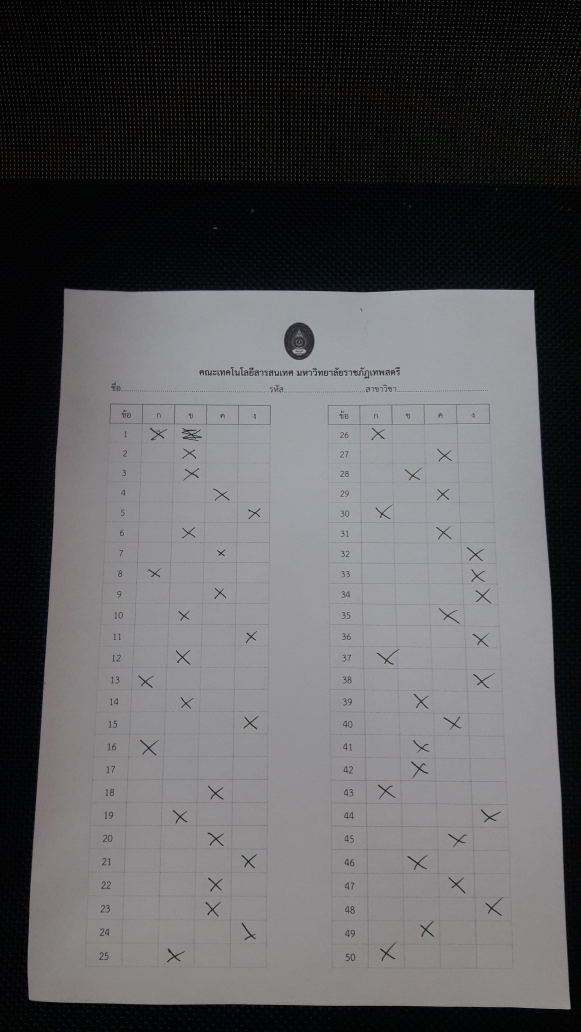
#> input picture image/5831.jpg, 2322 x 4128 px (shown at 1/4 size)
$ python -i t.py   (imports and definitions only)
#> lines starting #> are read from the running program, lines starting #| are printed output that depends on the picture; after the words box and inside, x2 and y2 are one past the last pixel; in counts of white or black regions, pixels touching at a corner belong together
#> further down, picture is the input picture: shape (4128, 2322, 3); mean B, G, R 91.9, 90.3, 90.7
#%%

import numpy as np
import cv2
import imutils
import pandas as pd
import matplotlib.pyplot as plt
import math
#%%

# [1 line that did not run here, left out]
# [1 line not run here, left out]
#%%

def order_points(pts):
    rect = np.zeros((4, 2), dtype="float32")

    s = pts.sum(axis=1)
    rect[0] = pts[np.argmin(s)]
    rect[2] = pts[np.argmax(s)]

    diff = np.diff(pts, axis=1)
    rect[1] = pts[np.argmin(diff)]
    rect[3] = pts[np.argmax(diff)]
    return rect
#%%

def four_point_transform(image, pts):

    rect = order_points(pts)
    (tl, tr, br, bl) = rect

    widthA = np.sqrt(((br[0] - bl[0]) ** 2) + ((br[1] - bl[1]) ** 2))
    widthB = np.sqrt(((tr[0] - tl[0]) ** 2) + ((tr[1] - tl[1]) ** 2))
    maxWidth = max(int(widthA), int(widthB))

    heightA = np.sqrt(((tr[0] - br[0]) ** 2) + ((tr[1] - br[1]) ** 2))
    heightB = np.sqrt(((tl[0] - bl[0]) ** 2) + ((tl[1] - bl[1]) ** 2))
    maxHeight = max(int(heightA), int(heightB))

    dst = np.array([
        [0, 0],
        [maxWidth - 1, 0],
        [maxWidth - 1, maxHeight - 1],
        [0, maxHeight - 1]], dtype="float32")

    M = cv2.getPerspectiveTransform(rect, dst)
    warped = cv2.warpPerspective(image, M, (maxWidth, maxHeight))

    return warped
#%%
def warped(im):
    ratio = im.shape[0] / 800.0
#> ratio = 5.16
    orig = im.copy()
    im = imutils.resize(im, height = 800)
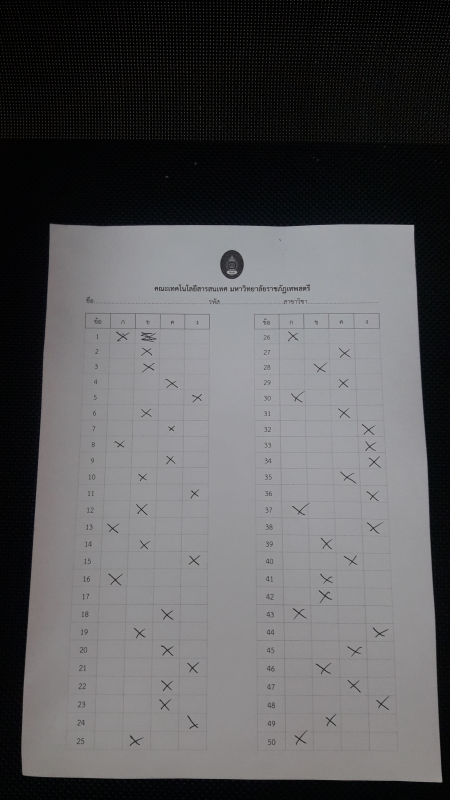
#> im: shape (800, 450, 3); mean of channels 0, 1, 2 91.9, 90.3, 90.7; drawn as B, G, R
    gray = cv2.cvtColor(im, cv2.COLOR_BGR2GRAY)
    edged = cv2.Canny(gray, 75, 200)
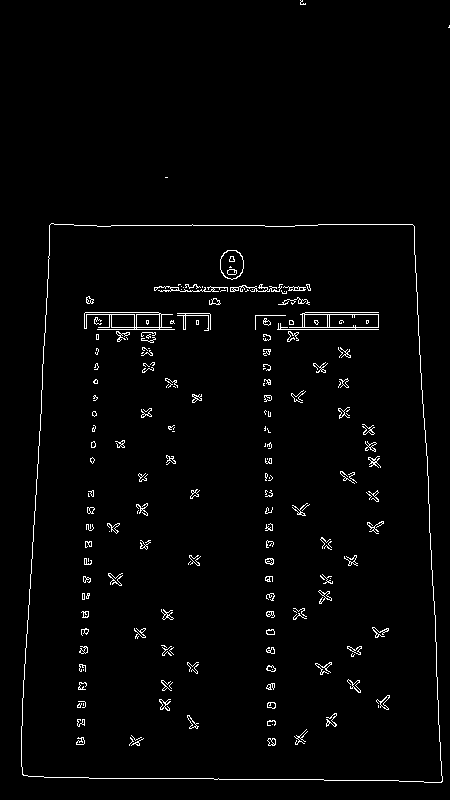
#> edged: shape (800, 450); 2.1% white in thin lines or dots

    cnts = cv2.findContours(edged.copy(), cv2.RETR_EXTERNAL, cv2.CHAIN_APPROX_SIMPLE)
#> cnts = 4 contours, 3 with area under 20; largest, box (x1, y1, x2, y2) and area: (21, 223, 443, 783) 217738
    cnts = imutils.grab_contours(cnts)
    cnts = sorted(cnts, key = cv2.contourArea, reverse = True)[:8]

    for index, c in enumerate(cnts):
        peri = cv2.arcLength(c, True)
        approx = cv2.approxPolyDP(c, 0.01 * peri, True)

        if len(approx) == 4 and index == 0:
            cv2.drawContours(im, [approx], -1, (0, 255, 0), 2)
            transform = four_point_transform(orig, approx.reshape(4, 2) * ratio)
            im_pedict = cv2.resize(transform, (595, 842))
            return im_pedict
#> this loop made 1 pass
#> (peri, approx) on pass 1: (1923.4, [[51, 223], [22, 774], [441, 782], [414, 226]])
#> pass 1, in four_point_transform, `warped = cv2.warpPerspective(image, M, (maxWidth, maxHeight))`:
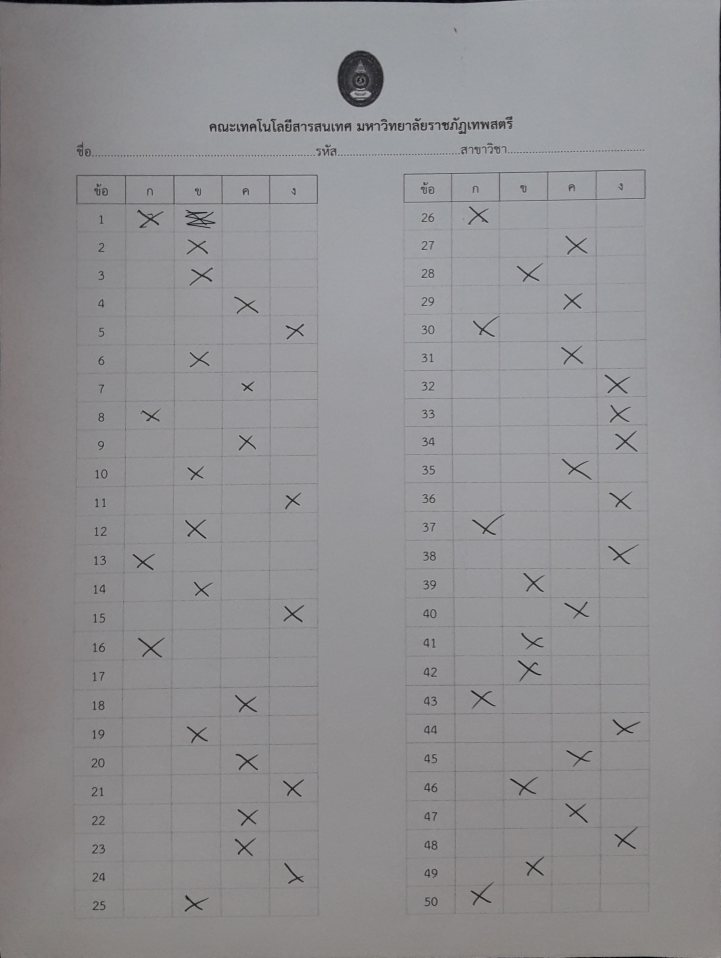
#> warped: shape (2872, 2162, 3) (shown at 1/3 size); mean B, G, R 146.7, 144.3, 145.2
#> pass 1, in warped, `im_pedict = cv2.resize(transform, (595, 842))`:
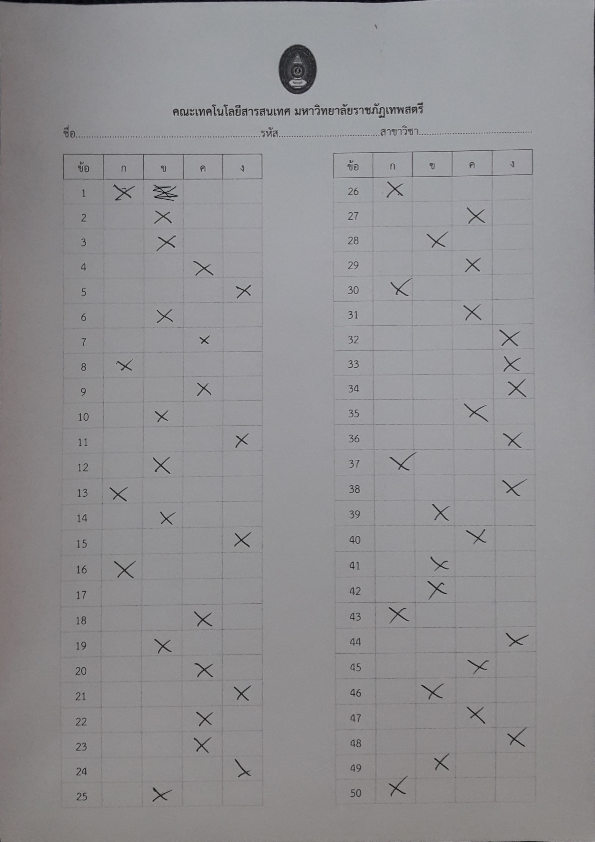
#> im_pedict: shape (842, 595, 3); mean B, G, R 146.6, 144.2, 145.1
#> after the loop:
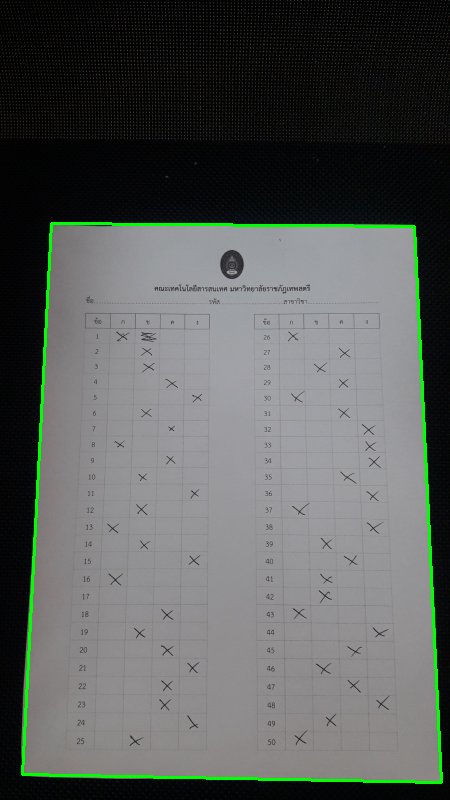
#> im: shape (800, 450, 3); 1.57% of pixels changed, all inside (x1, y1, x2, y2) = (21, 222, 443, 784); drawn as B, G, R


def calculatingDegree(im):
    answersSheet = warped(im)
    height = 20
    width = 40
    listAns = []

    for num in range(25):
        biasRow = int(5.27 * num)
        biasCol = int(num * (5/num) if num != 0 else 0)
        row = 180 + (num*height) + biasRow
        choos = []

        for ans in range(100, 221, 40):
            col = ans + biasCol
            blank = answersSheet[row:row+height, col:col+width]

            blankGray = cv2.cvtColor(blank, cv2.COLOR_BGR2GRAY)
            blankEdges = cv2.Canny(blankGray,50,220)
            lines = cv2.HoughLines(blankEdges,1,np.pi/180,2)

            upStatus = 0
            downStatus = 0

            if lines is not None:
                for line in lines[0:20]:
                    for rho, theta in line:
                        a = np.cos(theta)
                        b = np.sin(theta)
                        x0 = a*rho
                        y0 = b*rho
                        x1 = int(x0 + 1000*(-b))
                        y1 = int(y0 + 1000*(a))
                        x2 = int(x0 - 1000*(-b))
                        y2 = int(y0 - 1000*(a))

                        if (x1 < 0 and y1 < 0) and (x2 > 0 and y2 > 0):
                            downStatus += 1
                            if downStatus < 2:
                                p1, p2 = (x1, y1), (x2, y2)
                                slantDown = round(90-math.degrees(math.atan2(x2, y2)))
                        elif (x1 < 0 < y1) and (x2 > 0 > y2):
                            upStatus += 1
                            if upStatus < 2:
                                p1, p2 = (x1, y1), (x2, y2)
                                slantUp = round(math.degrees(math.atan2(x1, y1))+90)
                        else:
                            p1, p2 = None, None
                        # cv2.line(im,p1, p2,(0,0,255),2)
            else:
                slantDown = 0
                slantUp = 0

            if slantUp > 13 and slantDown > 13:
                cross = 1
            else:
                cross = 0

            choos.append(cross)
        listAns.append(choos)
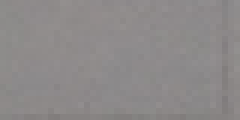
#> blank: shape (20, 40, 3) (shown 6 times larger); mean B, G, R 137.7, 137.7, 141
#> blankEdges: shape (20, 40); every value is 0
#> after the loop, listAns = 25 items, first 6: [1, 0, 0, 0], [0, 1, 0, 0], [0, 1, 0, 0], [0, 0, 1, 0], [0, 0, 0, 1], [0, 1, 0, 0]
    return np.array(listAns)

# [24 lines not run here, left out]


    # allSheet = pd.DataFrame({"T-Ans":answers['Answers'],
    #                          "Ans": ansInSheetList,
    #                          "Score": scoreList})
    # print(allSheet)
    #

>>> import cv2
>>> picture = cv2.imread('image/5831.jpg')
>>> result = calculatingDegree(picture)
#> result = 25 rows, first 6: [1, 0, 0, 0], [0, 1, 0, 0], [0, 1, 0, 0], [0, 0, 1, 0], [0, 0, 0, 1], [0, 1, 0, 0]

$ run again, on image/20.jpg
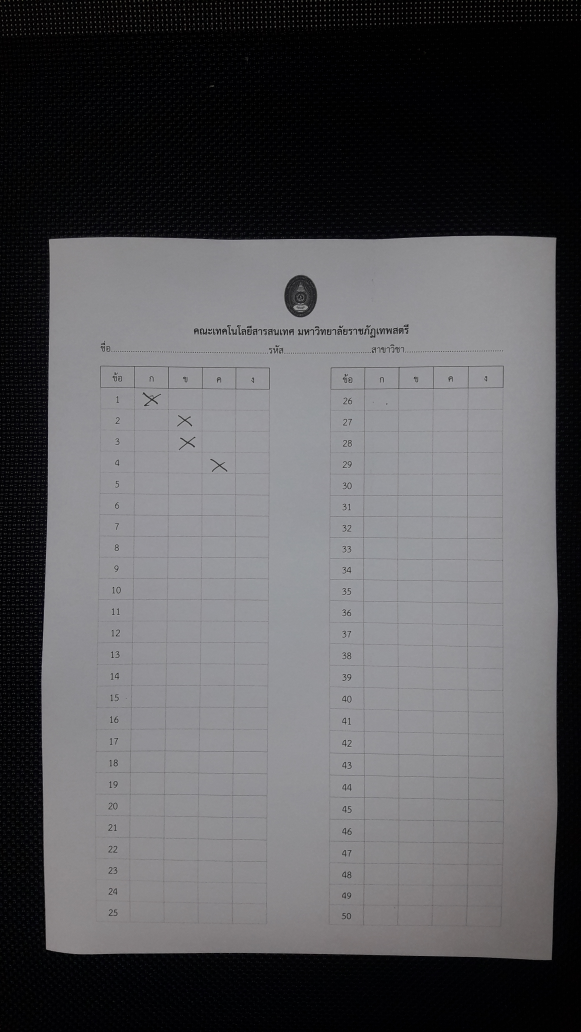
#> input picture image/20.jpg, 2322 x 4128 px (shown at 1/4 size)
#> picture is the input picture: shape (4128, 2322, 3); mean B, G, R 91.1, 88.6, 89.1
#> in warped, `edged = cv2.Canny(gray, 75, 200)`:
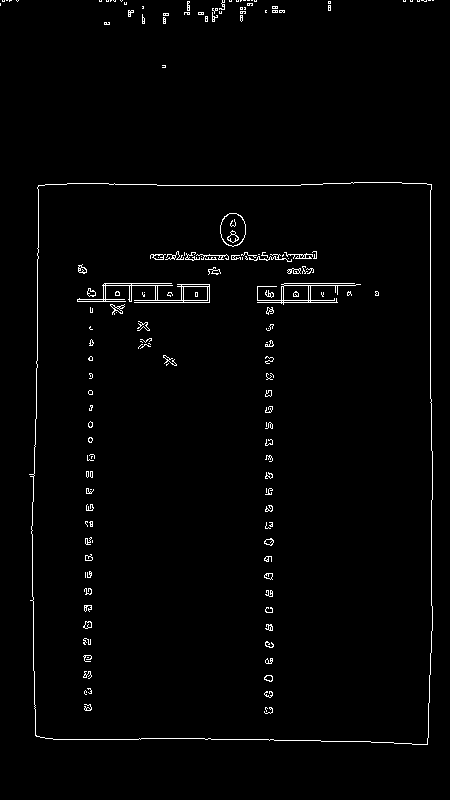
#> edged: shape (800, 450); 1.6% white in thin lines or dots, all inside (x1, y1, x2, y2) = (0, 0, 434, 745)
#> in warped, `cnts = cv2.findContours(edged.copy(), cv2.RETR_EXTERNAL, cv2.CHAIN_APP..`: cnts = 51 contours, 50 with area under 20; largest, box (x1, y1, x2, y2) and area: (29, 182, 433, 745) 219845
#> in warped, `cnts = sorted(cnts, key = cv2.contourArea, reverse = True)[:8]`: cnts = 8 contours, 7 with area under 20; largest, box (x1, y1, x2, y2) and area: (29, 182, 433, 745) 219845
#> the loop in warped, `for index, c in enumerate(cnts):` made 1 pass
#> (peri, approx) on pass 1: (1942.7, [[431, 184], [38, 185], [36, 736], [427, 744]])
#> after the loop in warped, `for index, c in enumerate(cnts):`:
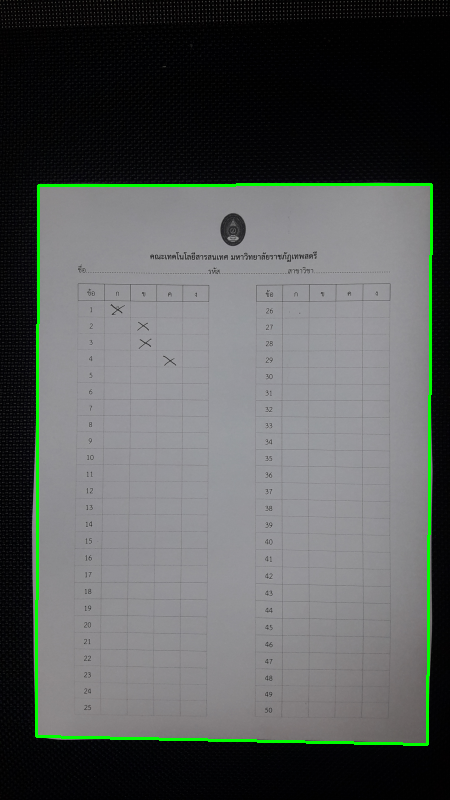
#> im: shape (800, 450, 3); mean of channels 0, 1, 2 89.6, 91.2, 87.6; drawn as B, G, R
#> after the loop in calculatingDegree, `for num in range(25):`: listAns = 25 items, first 6: [1, 0, 0, 0], [0, 1, 0, 0], [0, 1, 0, 0], [0, 0, 1, 0], [0, 0, 0, 0], [0, 0, 0, 0]
#> result = 25 rows, first 6: [1, 0, 0, 0], [0, 1, 0, 0], [0, 1, 0, 0], [0, 0, 1, 0], [0, 0, 0, 0], [0, 0, 0, 0]
